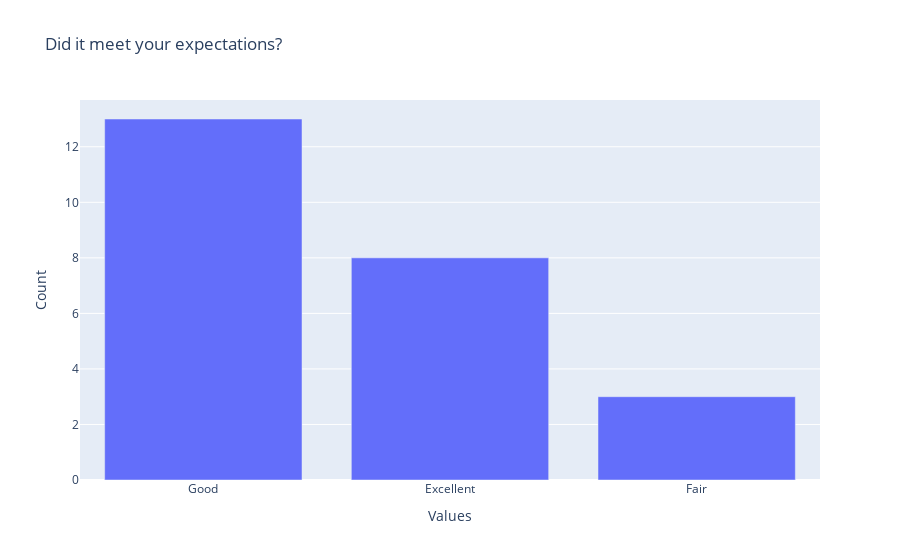

This figure's notebook cell:
### Code cell
# test bar graph
column = "Did it meet your expectations?"
create_bar_graph(series=df[column], 
                  title=column)

### Figure 1 — Plotly figure (JSON) as saved in the notebook; plotly's stock layout.template omitted (floating-point values rounded to 4 significant figures)
{"data": [{"type": "bar", "x": ["Good", "Excellent", "Fair"], "y": [13, 8, 3]}], "layout": {"title": {"text": "Did it meet your expectations?"}, "xaxis": {"title": {"text": "Values"}}, "yaxis": {"title": {"text": "Count"}}}}
